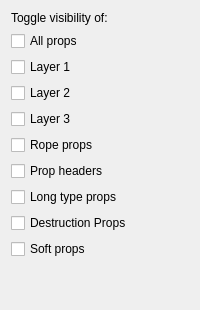
       <widget class="QWidget" name="VProps_2">
        <attribute name="title">
         <string>Props</string>
        </attribute>
        <layout class="QGridLayout" name="gridLayout_4">
         <item row="0" column="0">
          <widget class="QLabel" name="VPropsLabel">
           <property name="text">
            <string>Toggle visibility of:</string>
           </property>
          </widget>
         </item>
         <item row="6" column="0">
          <widget class="QCheckBox" name="VPropsHead">
           <property name="text">
            <string>Prop headers</string>
           </property>
          </widget>
         </item>
         <item row="1" column="0">
          <widget class="QCheckBox" name="VPropsAllProps">
           <property name="text">
            <string>All props</string>
           </property>
          </widget>
         </item>
         <item row="4" column="0">
          <widget class="QCheckBox" name="VPropsLayer3">
           <property name="text">
            <string>Layer 3</string>
           </property>
          </widget>
         </item>
         <item row="10" column="0">
          <widget class="QCheckBox" name="VPropsDestructionProps">
           <property name="text">
            <string>Destruction Props</string>
           </property>
          </widget>
         </item>
         <item row="15" column="0">
          <spacer name="verticalSpacer_3">
           <property name="orientation">
            <enum>Qt::Orientation::Vertical</enum>
           </property>
           <property name="sizeHint" stdset="0">
            <size>
             <width>20</width>
             <height>40</height>
            </size>
           </property>
          </spacer>
         </item>
         <item row="2" column="0">
          <widget class="QCheckBox" name="VPropsLayer1">
           <property name="text">
            <string>Layer 1</string>
           </property>
          </widget>
         </item>
         <item row="7" column="0">
          <widget class="QCheckBox" name="VPropsLongProps">
           <property name="text">
            <string>Long type props</string>
           </property>
          </widget>
         </item>
         <item row="11" column="0">
          <widget class="QCheckBox" name="VPropsSoftProps">
           <property name="text">
            <string>Soft props</string>
           </property>
          </widget>
         </item>
         <item row="3" column="0">
          <widget class="QCheckBox" name="VPropsLayer2">
           <property name="enabled">
            <bool>true</bool>
           </property>
           <property name="text">
            <string>Layer 2</string>
           </property>
          </widget>
         </item>
         <item row="5" column="0">
          <widget class="QCheckBox" name="VPropsRopeProps">
           <property name="text">
            <string>Rope props</string>
           </property>
          </widget>
         </item>
        </layout>
       </widget>
